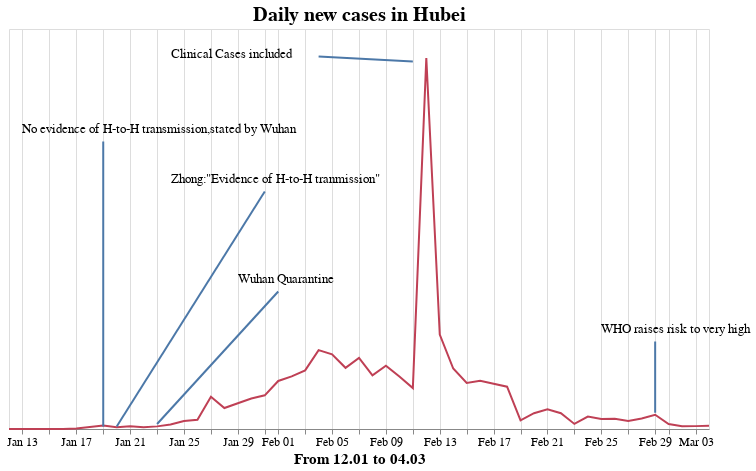

Source (notebook cell):
### Code cell
# Use Altair to draw
hubei_fig = alt.Chart(hubei_new).mark_line(color = '#BF4055').encode(
    alt.X('monthdate(date):T', axis = alt.Axis( title = 'From 12.01 to 04.03', titleFontSize = 15, \
                                               labelFontSize = 12)),
    alt.Y('daily new case:Q', axis = alt.Axis( title = '# of cases', titleFontSize = 15))
).properties(
    height = 400,
    width = 700
)

# do the annotation
annotations = [['2020-01-13', 12000, 'No evidence of H-to-H transmission,stated by Wuhan'],
               ['2020-01-24', 10000, 'Zhong:"Evidence of H-to-H tranmission"'],
               ['2020-01-29', 6000, 'Wuhan Quarantine'],
               ['2020-01-24', 15000, 'Clinical Cases included'],
               ['2020-02-25', 4000, "WHO raises risk to very high"]]
text = pd.DataFrame(annotations, columns=['date','count','note'])
text['date'] = pd.to_datetime(text['date'], format='%Y-%m-%d')

figure_text =  alt.Chart(text).encode(
alt.X('monthdate(date):T'),
     alt.Y('count:Q', axis = None),
     text=alt.Text('note:N')
   ).mark_text( align='left',  baseline='middle', dy = 0, fontSize = 13)

pointer = pd.DataFrame({
    'x':  pd.to_datetime(['2020-01-19', '2020-01-19', '2020-01-31', '2020-01-20',\
                         '2020-02-01', '2020-01-23', '2020-02-04', '2020-02-11',\
                         '2020-02-29', '2020-02-29'], format = '%Y-%m-%d'),
    'y': [11500, 100, 9500, 100, 5500, 200, 14900, 14700, 3500, 650],
    'class': ['A', 'A', 'B', 'B', 'C', 'C', 'D', 'D', 'E', 'E']
})

line = alt.Chart(pointer).mark_line().encode(
    x='monthdate(x):T',
    y='y',
    detail='class'
)

(hubei_fig  + figure_text + line).properties(
    height = 600,
    width = 900,
    title = {'text': 'Daily new cases in Hubei', 'fontSize' : 20}
)

### Figure 1 — Vega-Lite specification as saved in the notebook (floating-point values rounded to 4 significant figures)
{"config": {"view": {"continuousWidth": 400, "continuousHeight": 300}}, "layer": [{"data": {"name": "data-6c76e836f87e9ea8ff1fefd7d27689d6"}, "mark": {"type": "line", "color": "#BF4055"}, "encoding": {"x": {"type": "temporal", "axis": {"labelFontSize": 12, "title": "From 12.01 to 04.03", "titleFontSize": 15}, "field": "date", "timeUnit": "monthdate"}, "y": {"type": "quantitative", "axis": {"title": "# of cases", "titleFontSize": 15}, "field": "daily new case"}}, "height": 400, "width": 700}, {"data": {"name": "data-f280a5b103cc3b69968582e7e83b12b6"}, "mark": {"type": "text", "align": "left", "baseline": "middle", "dy": 0, "fontSize": 13}, "encoding": {"text": {"type": "nominal", "field": "note"}, "x": {"type": "temporal", "field": "date", "timeUnit": "monthdate"}, "y": {"type": "quantitative", "axis": null, "field": "count"}}}, {"data": {"name": "data-e859b738cb23a50e7a7936baddfc58a8"}, "mark": "line", "encoding": {"detail": {"type": "nominal", "field": "class"}, "x": {"type": "temporal", "field": "x", "timeUnit": "monthdate"}, "y": {"type": "quantitative", "field": "y"}}}], "height": 600, "title": {"text": "Daily new cases in Hubei", "fontSize": 20}, "width": 900, "$schema": "https://vega.github.io/schema/vega-lite/v4.0.2.json", "datasets": {"data-6c76e836f87e9ea8ff1fefd7d27689d6": [{"date": "2020-01-12T00:00:00", "daily new case": 0.0}, {"date": "2020-01-13T00:00:00", "daily new case": 0.0}, {"date": "2020-01-15T00:00:00", "daily new case": 0.0}, {"date": "2020-01-16T00:00:00", "daily new case": 4.0}, {"date": "2020-01-17T00:00:00", "daily new case": 17.0}, {"date": "2020-01-19T00:00:00", "daily new case": 136.0}, {"date": "2020-01-20T00:00:00", "daily new case": 72.0}, {"date": "2020-01-21T00:00:00", "daily new case": 105.0}, {"date": "2020-01-22T00:00:00", "daily new case": 69.0}, {"date": "2020-01-23T00:00:00", "daily new case": 105.0}, {"date": "2020-01-24T00:00:00", "daily new case": 180.0}, {"date": "2020-01-25T00:00:00", "daily new case": 323.0}, {"date": "2020-01-26T00:00:00", "daily new case": 371.0}, {"date": "2020-01-27T00:00:00", "daily new case": 1291.0}, {"date": "2020-01-28T00:00:00", "daily new case": 840.0}, {"date": "2020-01-29T00:00:00", "daily new case": 1032.0}, {"date": "2020-01-30T00:00:00", "daily new case": 1220.0}, {"date": "2020-01-31T00:00:00", "daily new case": 1347.0}, {"date": "2020-02-01T00:00:00", "daily new case": 1921.0}, {"date": "2020-02-02T00:00:00", "daily new case": 2103.0}, {"date": "2020-02-03T00:00:00", "daily new case": 2345.0}, {"date": "2020-02-04T00:00:00", "daily new case": 3156.0}, {"date": "2020-02-05T00:00:00", "daily new case": 2987.0}, {"date": "2020-02-06T00:00:00", "daily new case": 2447.0}, {"date": "2020-02-07T00:00:00", "daily new case": 2841.0}, {"date": "2020-02-08T00:00:00", "daily new case": 2147.0}, {"date": "2020-02-09T00:00:00", "daily new case": 2531.0}, {"date": "2020-02-10T00:00:00", "daily new case": 2097.0}, {"date": "2020-02-11T00:00:00", "daily new case": 1638.0}, {"date": "2020-02-12T00:00:00", "daily new case": 14840.0}, {"date": "2020-02-13T00:00:00", "daily new case": 3780.0}, {"date": "2020-02-14T00:00:00", "daily new case": 2420.0}, {"date": "2020-02-15T00:00:00", "daily new case": 1843.0}, {"date": "2020-02-16T00:00:00", "daily new case": 1933.0}, {"date": "2020-02-17T00:00:00", "daily new case": 1807.0}, {"date": "2020-02-18T00:00:00", "daily new case": 1693.0}, {"date": "2020-02-19T00:00:00", "daily new case": 349.0}, {"date": "2020-02-20T00:00:00", "daily new case": 631.0}, {"date": "2020-02-21T00:00:00", "daily new case": 792.0}, {"date": "2020-02-22T00:00:00", "daily new case": 630.0}, {"date": "2020-02-23T00:00:00", "daily new case": 203.0}, {"date": "2020-02-24T00:00:00", "daily new case": 499.0}, {"date": "2020-02-25T00:00:00", "daily new case": 401.0}, {"date": "2020-02-26T00:00:00", "daily new case": 409.0}, {"date": "2020-02-27T00:00:00", "daily new case": 318.0}, {"date": "2020-02-28T00:00:00", "daily new case": 423.0}, {"date": "2020-02-29T00:00:00", "daily new case": 570.0}, {"date": "2020-03-01T00:00:00", "daily new case": 196.0}, {"date": "2020-03-02T00:00:00", "daily new case": 114.0}, {"date": "2020-03-03T00:00:00", "daily new case": 115.0}, {"date": "2020-03-04T00:00:00", "daily new case": 134.0}], "data-f280a5b103cc3b69968582e7e83b12b6": [{"date": "2020-01-13T00:00:00", "count": 12000, "note": "No evidence of H-to-H transmission,stated by Wuhan"}, {"date": "2020-01-24T00:00:00", "count": 10000, "note": "Zhong:\"Evidence of H-to-H tranmission\""}, {"date": "2020-01-29T00:00:00", "count": 6000, "note": "Wuhan Quarantine"}, {"date": "2020-01-24T00:00:00", "count": 15000, "note": "Clinical Cases included"}, {"date": "2020-02-25T00:00:00", "count": 4000, "note": "WHO raises risk to very high"}], "data-e859b738cb23a50e7a7936baddfc58a8": [{"x": "2020-01-19T00:00:00", "y": 11500, "class": "A"}, {"x": "2020-01-19T00:00:00", "y": 100, "class": "A"}, {"x": "2020-01-31T00:00:00", "y": 9500, "class": "B"}, {"x": "2020-01-20T00:00:00", "y": 100, "class": "B"}, {"x": "2020-02-01T00:00:00", "y": 5500, "class": "C"}, {"x": "2020-01-23T00:00:00", "y": 200, "class": "C"}, {"x": "2020-02-04T00:00:00", "y": 14900, "class": "D"}, {"x": "2020-02-11T00:00:00", "y": 14700, "class": "D"}, {"x": "2020-02-29T00:00:00", "y": 3500, "class": "E"}, {"x": "2020-02-29T00:00:00", "y": 650, "class": "E"}]}}
